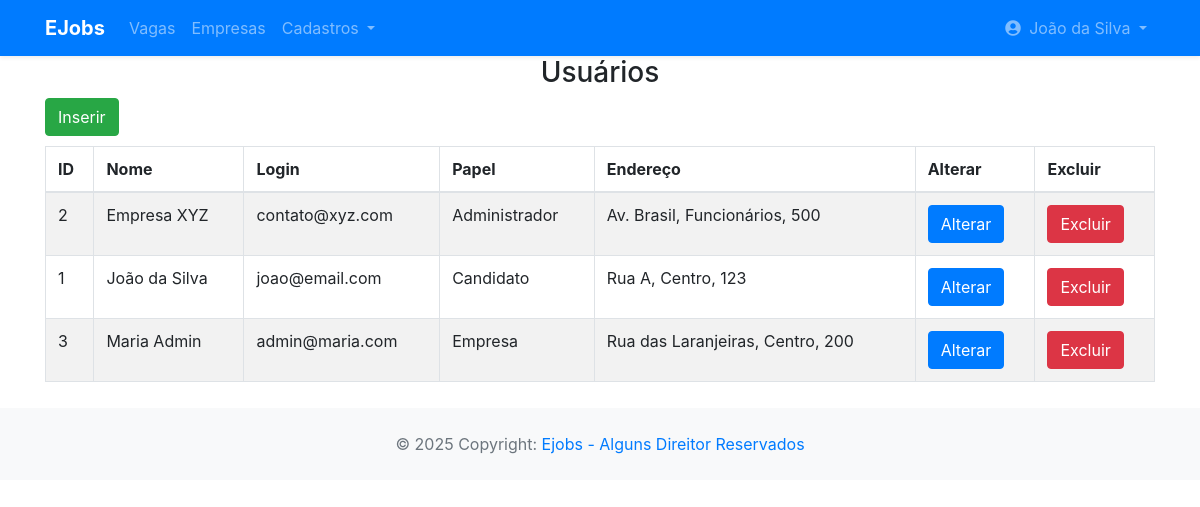
The page /app/controller/UsuarioController.php?action=list (signed in) on the database its author committed.
### tables this page shows
CREATE TABLE usuario (
    id INT PRIMARY KEY AUTO_INCREMENT,
    nome VARCHAR(255),
    email VARCHAR(255),
    senha VARCHAR(255),
    documento VARCHAR(255),
    descricao TEXT,
    cidade_id INT,
    end_logradouro VARCHAR(100),
    end_bairro VARCHAR(100),
    end_numero VARCHAR(100),
    telefone VARCHAR(20),
    status ENUM('Ativo', 'Inativo','Pendente'),
    tipo_usuario_id INT,
    FOREIGN KEY (tipo_usuario_id) REFERENCES tipo_usuario(id),
    FOREIGN KEY (cidade_id) REFERENCES cidades(codigo_ibge)
);

CREATE TABLE tipo_usuario (
    id INT PRIMARY KEY AUTO_INCREMENT,
    nome VARCHAR(255)
);

### app/controller/UsuarioController.php (called while the page is built, shortened)
<?php
require_once(__DIR__ . "/../dao/UsuarioDAO.php");
require_once(__DIR__ . "/../dao/TipoUsuarioDAO.php");
require_once(__DIR__ . "/../service/UsuarioService.php");
require_once(__DIR__ . "/../model/Usuario.php");
class UsuarioController extends Controller {
    private UsuarioDAO $usuarioDao;
    public function __construct() {
        $this->usuarioDao = new UsuarioDAO();
        $this->handleAction();
    }
    protected function list(string $msgErro = "", string $msgSucesso = "") {
        $usuarios = $this->usuarioDao->list();
        $dados["lista"] = $usuarios;
        $this->loadView("usuario/list.php", $dados,  $msgErro, $msgSucesso);
    }
}
new UsuarioController();

### app/model/Usuario.php (called while the page is built, shortened)
<?php
class Usuario {
    private ?int $id;
    private ?string $nome;
    private ?string $email;
    private ?string $endLogradouro;
    private ?string $endBairro;
    private ?string $endNumero;
    private ?TipoUsuario $tipoUsuario;
    public function getEnderecoCompleto() {
        return $this->endLogradouro . ", " . $this->endBairro . ", " . $this->endNumero;
    }
    public function getId(): ?int
    {
        return $this->id;
    }
    public function setId(?int $id): self
    {
        $this->id = $id;
        return $this;
    }
    public function getNome(): ?string
    {
        return $this->nome;
    }
    public function setNome(?string $nome): self
    {
        $this->nome = $nome;
        return $this;
    }
    public function getEmail(): ?string
    {
        return $this->email;
    }
    public function setEmail(?string $email): self
    {
        $this->email = $email;
        return $this;
    }
    public function setEndLogradouro(?string $endLogradouro): self
    {
        $this->endLogradouro = $endLogradouro;
        return $this;
    }
    public function setEndBairro(?string $endBairro): self
    {
        $this->endBairro = $endBairro;
        return $this;
    }
    public function setEndNumero(?string $endNumero): self
    {
        $this->endNumero = $endNumero;
        return $this;
    }
    public function getTipoUsuario(): ?TipoUsuario
    {
        return $this->tipoUsuario;
    }
    public function setTipoUsuario(?TipoUsuario $tipoUsuario): self
    {
        $this->tipoUsuario = $tipoUsuario;
        return $this;
    }
}

### app/dao/UsuarioDAO.php (called while the page is built, shortened)
<?php
include_once(__DIR__ . "/../dao/TipoUsuarioDAO.php");
include_once(__DIR__ . "/../model/Usuario.php");
include_once(__DIR__ . "/../model/TipoUsuario.php");
class UsuarioDAO {
    private TipoUsuarioDAO $tipoUsuarioDao;
    private CidadeDAO $cidadeDAO;
    public function __construct() {
        $this->cidadeDAO = new CidadeDAO;
        $this->tipoUsuarioDao = new TipoUsuarioDAO;
    }
    public function list() {
        $conn = Connection::getConn();
        $sql = "SELECT * FROM usuario u ORDER BY u.nome";
        $stm = $conn->prepare($sql);
        $stm->execute();
        $result = $stm->fetchAll();
        return $this->mapUsuarios($result);
    }
    private function mapUsuarios($result) {
        $usuarios = array();
        foreach ($result as $reg) {
            $usuario = new Usuario();
            $usuario->setId($reg['id']);
            $usuario->setNome($reg['nome']);
            $usuario->setEmail($reg['email']);
            $usuario->setSenha($reg['senha']);
            $usuario->setDocumento($reg['documento']);
            $usuario->setDescricao($reg['descricao']);
            $usuario->setCidade($this->cidadeDAO->findById($reg['cidade_id']));
            $usuario->setEndLogradouro($reg['end_logradouro']);
            $usuario->setEndBairro($reg['end_bairro']);
            $usuario->setEndNumero($reg['end_numero']);
            $usuario->setTelefone($reg['telefone']);
            $usuario->setStatus($reg['status']);
            $usuario->setTipoUsuario($this->tipoUsuarioDao->findById($reg['tipo_usuario_id']));
            array_push($usuarios, $usuario);
        }
        return $usuarios;
    }
}

### app/model/TipoUsuario.php (called while the page is built, shortened)
<?php
class TipoUsuario {
    private ?string $nome;
    public function getNome(): ?string
    {
        return $this->nome;
    }
    public function setNome(?string $nome): self
    {
        $this->nome = $nome;
        return $this;
    }
}

### app/dao/TipoUsuarioDAO.php (called while the page is built, shortened)
<?php
include_once(__DIR__ . "/../model/TipoUsuario.php");
class TipoUsuarioDAO {
    public function findById(int $id) {
        $conn = Connection::getConn();
        $sql = "SELECT * FROM tipo_usuario t" .
               " WHERE t.id = ?";
        $stm = $conn->prepare($sql);
        $stm->execute([$id]);
        $result = $stm->fetchAll();
        $tipoUsuarios = $this->mapTipoUsuario($result);
        if(count($tipoUsuarios) == 1)
            return $tipoUsuarios[0];
        elseif(count($tipoUsuarios) == 0)
            return null;
        die("TipoUsuarioDAO.findById()" .
            " - Erro: mais de um usuário encontrado.");
    }
    private function mapTipoUsuario($result) {
        $tipoUsuarios = array();
        foreach ($result as $dado) {
            $tipoUsuario = new TipoUsuario();
            $tipoUsuario->setId($dado['id']);
            $tipoUsuario->setNome($dado['nome']);
            array_push($tipoUsuarios, $tipoUsuario);
        }
        return $tipoUsuarios;
    }
}

### app/view/usuario/list.php (the view, shortened to what this page needs)
<?php
require_once(__DIR__ . "/../include/header.php");
require_once(__DIR__ . "/../include/menu.php");
?>
<h3 class="text-center">Usuários</h3>
<div class="container">
    <div class="row">
        <div class="col-3">
            <a class="btn btn-success"
                href="<?= BASEURL ?>/controller/UsuarioController.php?action=create">
                Inserir</a>
        </div>
        <div class="col-9">
        </div>
    </div>
    <div class="row" style="margin-top: 10px;">
        <div class="col-12">
            <table id="tabUsuarios" class='table table-striped table-bordered'>
                <thead>
                    <tr>
                        <th>ID</th>
                        <th>Nome</th>
                        <th>Login</th>
                        <th>Papel</th>
                        <th>Endereço</th>
                        <th>Alterar</th>
                        <th>Excluir</th>
                    </tr>
                </thead>
                <tbody>
                    <?php foreach($dados['lista'] as $usu): ?>
                        <tr>
                            <td><?php echo $usu->getId(); ?></td>
                            <td><?= $usu->getNome(); ?></td>
                            <td><?= $usu->getEmail(); ?></td>
                            <td><?= $usu->getTipoUsuario()->getNome(); ?></td>
                            <td><?= $usu->getEnderecoCompleto(); ?></td>
                            <td><a class="btn btn-primary"
                                href="<?= BASEURL ?>/controller/UsuarioController.php?action=edit&id=<?= $usu->getId() ?>">
                                Alterar</a>
                            </td>
                            <td><a class="btn btn-danger"
                                onclick="return confirm('Confirma a exclusão do usuário?');"
                                href="<?= BASEURL ?>/controller/UsuarioController.php?action=delete&id=<?= $usu->getId() ?>">
                                Excluir</a>
                            </td>
                        </tr>
                    <?php endforeach; ?>
                </tbody>
            </table>
        </div>
    </div>
</div>
<?php
require_once(__DIR__ . "/../include/footer.php");
?>

### rows shown on the page
usuario: id "2", nome "Empresa XYZ", email "contato@xyz.com", tipo_usuario.nome "Administrador", $usu->getEnderecoCompleto() "Av. Brasil, Funcionários, 500"
usuario: id "1", nome "João da Silva", email "joao@email.com", tipo_usuario.nome "Candidato", $usu->getEnderecoCompleto() "Rua A, Centro, 123"
usuario: id "3", nome "Maria Admin", email "admin@maria.com", tipo_usuario.nome "Empresa", $usu->getEnderecoCompleto() "Rua das Laranjeiras, Centro, 200"

### other values the page prints
$nome "João da Silva"
